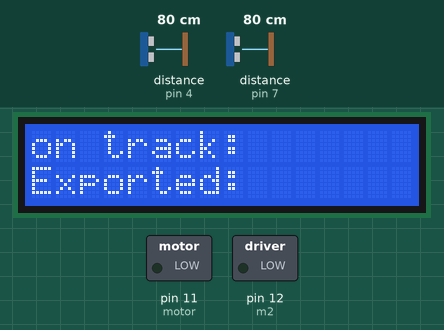
Simulated run of this sketch. Board: Arduino Uno, built with avr-gcc and run on an emulated ATmega328P. On the bench: 16×2 character LCD, switched loads named in the sketch (green lamp = pin HIGH). Wiring (inferred from the names in the program): 2 × ultrasonic range finder: trigger pin 5, echo pin 4 / trigger pin 6, echo pin 7. Inputs (shaded band) come from the test bench; at power-on: distance to the obstacle (sensors on pin 4, pin 7) 80 cm. The echo pulse lasts 58.3 µs per cm; pins used as bus, display or sensor lines are not drawn.

Above: at 1.2 s.
1.3 s: distance to the obstacle (sensor on pin 4) set to 18 cm
2.8 s: distance to the obstacle (sensor on pin 4) set to 14 cm
At 4.2 s:
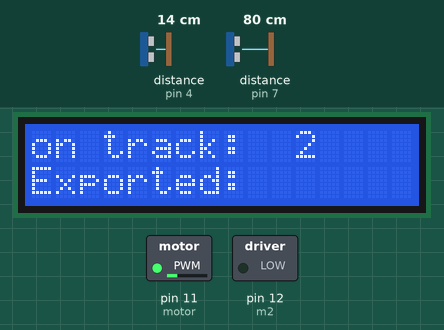
5.8 s: distance to the obstacle (sensor on pin 7) set to 9 cm
At 7.3 s:
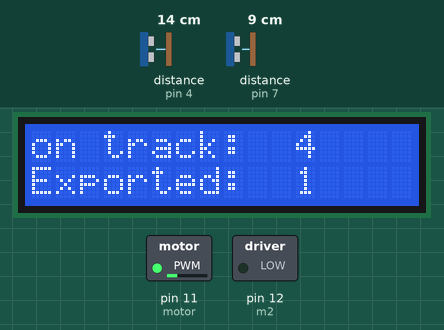
8.4 s: distance to the obstacle (sensor on pin 7) set to 2 cm
At 11.3 s:
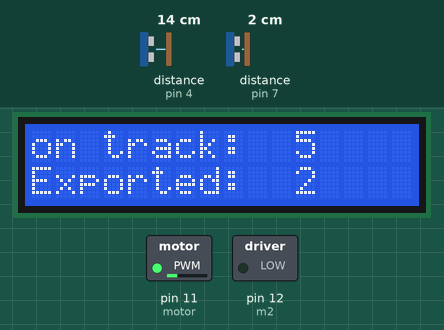
11.4 s: distance to the obstacle (sensor on pin 7) set to 8 cm
At 14.1 s:
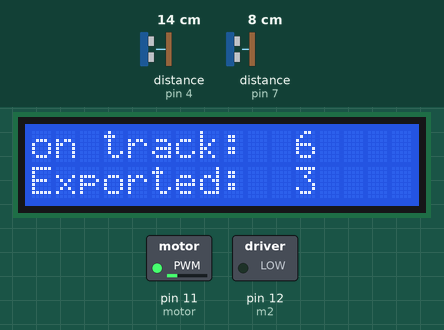
14.4 s: distance to the obstacle (sensor on pin 4) set to 2 cm
At 17.7 s:
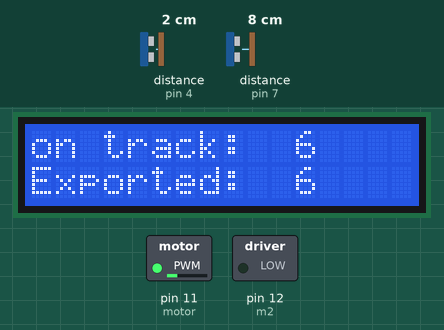
Timing chart, 0 to 18.4 s (numbered marks = the images above; inputs shaded):
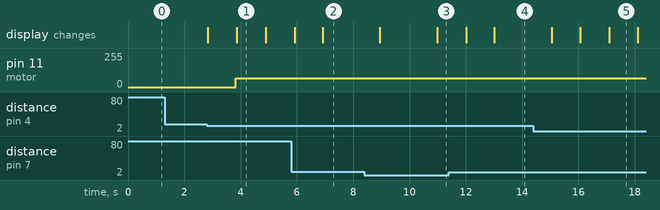

The sketch:

Task3.ino
```cpp
#include <LiquidCrystal_I2C.h>

int T1 = 5, E1 = 4, T2 = 6, E2 = 7, m1 = 10, m2 = 12, motor = 11;
int onTrack = 0, sent = 0;
LiquidCrystal_I2C lcd(0x27,16,2);

void setup() {
  // put your setup code here, to run once:
  lcd.init();
  lcd.backlight();
  pinMode(T1,OUTPUT);
  pinMode(E1,INPUT);
  pinMode(T2,OUTPUT);
  pinMode(E2,INPUT);
  pinMode(motor,OUTPUT);
  pinMode(m1,OUTPUT);
  pinMode(m2,OUTPUT);
}

void loop() {
  // put your main code here, to run repeatedly:
//  lcd.clear();
  lcd.setCursor(0,0);
  lcd.print("on track: ");
  lcd.setCursor(0,1);
  lcd.print("Exported: ");
  int d1 = distance(T1, E1);
  int d2 = distance(T2, E2);
  if(d1 >= 5 && d1 <= 15){
     onTrack++;
     lcd.setCursor(11,0);
     lcd.print(String(onTrack));
     delay(1000);
  }
  if(d2 >= 5 && d2 <= 15){
     onTrack--;
     sent++;
     lcd.setCursor(11,1);
     lcd.print(String(sent));
     delay(1000);
  }
  if(onTrack == 0)
     Drive(0);
  else if(onTrack != 0)
     Drive(65);
}

int distance(int Trig, int Echo){
  digitalWrite(Trig,HIGH);
  delayMicroseconds(10);
  digitalWrite(Trig,LOW);
  int duration = pulseIn(Echo,HIGH);
  int distance = 0.0343 * duration / 2;
  Serial.println(distance);
  return distance;
}

void Drive(int val){
  analogWrite(motor,val);
  digitalWrite(m1,HIGH);
  digitalWrite(m1,LOW);
}
```

Measured:
- the behaviour switches between 17 and 16 cm on distance to the obstacle (sensor on pin 4) (found by bisection; images 0 and 1)
- after the input at 1.3 s, every drawn part: stays the same
- after the input at 2.8 s, pin 11 (motor): 0/255 → 65/255 after 1.0 s; the display: first changes at once (image 1 shows a later state)
- what the display in image 1 shows lasts 1.0 s, from 3.9 s to 4.9 s
